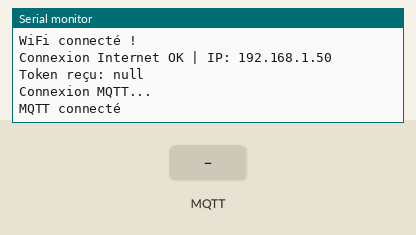
The sketch below on a simulated ESP32. Shown: the last lines printed to the serial monitor. The test bench sets the inputs (shaded band). WiFi joins after 1.5 s; servers stay silent unless stated; uploads are accepted with an empty reply; no MQTT or app messages arrive unless stated.

Above: at 2.9 s.
3.0 s: MQTT message "1" arrives on the first subscribed topic
At 4.0 s:
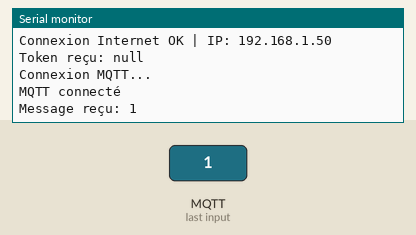
4.5 s: MQTT message "on" arrives on the first subscribed topic
At 5.1 s:
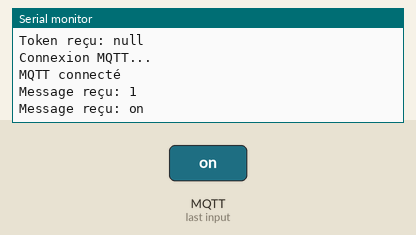
6.0 s: MQTT message "off" arrives on the first subscribed topic
At 7.4 s:
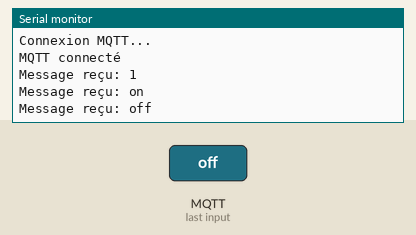

The sketch:

Test.ino
```cpp
#include <WiFi.h>
#include <WiFiClientSecure.h>
#include <HTTPClient.h>
#include <PubSubClient.h>
#include <ArduinoJson.h>

// ===== WIFI =====
const char* ssid = "Orange-9173";
const char* password = "6NAEhdHhFR9";

// ===== API =====
const char* apiUrl = "https://projet-integrateur-do3r.onrender.com/api/device/token";
String identifiant_user = "user_123";

// ===== MQTT (HiveMQ Cloud) =====
const char* mqtt_server = "b1d946f5edb84d23ade6058bd316610b.s1.eu.hivemq.cloud";
const int mqtt_port = 8883;

const char* mqtt_user = "agrico-tech";
const char* mqtt_pass = "Max123456";

WiFiClientSecure espClient;
PubSubClient client(espClient);

// ===== DEVICE =====
String device_id = "esp32_01";
String token = "";
String messageToSend = "Message par défaut";

// ===== TIMER =====
unsigned long lastMsg = 0;
const long interval = 120000; // 2 minutes

// ===== WIFI =====
void setup_wifi() {
  delay(10);
  WiFi.begin(ssid, password);

  while (WiFi.status() != WL_CONNECTED) {
    delay(500);
    Serial.print(".");
  }

  Serial.println("");
  Serial.println("WiFi connecté !");

  // ✅ Ligne ajoutée pour vérifier la connexion Internet
  Serial.print("Connexion Internet OK | IP: ");
  Serial.println(WiFi.localIP());
}

// ===== GET TOKEN =====
void getToken() {
  if (WiFi.status() == WL_CONNECTED) {
    HTTPClient http;

    http.begin(apiUrl);
    http.addHeader("Content-Type", "application/json");
    http.setTimeout(10000);

    StaticJsonDocument<200> doc;
    doc["identifiant_user"] = identifiant_user;

    String requestBody;
    serializeJson(doc, requestBody);

    int httpResponseCode = http.POST(requestBody);

    if (httpResponseCode > 0) {
      String response = http.getString();

      StaticJsonDocument<200> responseDoc;
      deserializeJson(responseDoc, response);

      token = responseDoc["token"].as<String>();
      Serial.println("Token reçu: " + token);
    } else {
      Serial.println("Erreur HTTP");
    }

    http.end();
  }
}

// ===== MQTT CALLBACK =====
void callback(char* topic, byte* payload, unsigned int length) {
  String message = "";

  for (int i = 0; i < length; i++) {
    message += (char)payload[i];
  }

  Serial.println("Message reçu: " + message);

  // Mise à jour du message envoyé
  messageToSend = message;
}

// ===== MQTT CONNECT =====
void reconnect() {
  while (!client.connected()) {
    Serial.println("Connexion MQTT...");

    if (client.connect(device_id.c_str(), mqtt_user, mqtt_pass)) {
      Serial.println("MQTT connecté");

      // Subscribe aux instructions
      String topic = "agriculture/" + device_id + "/instructions";
      client.subscribe(topic.c_str());

    } else {
      Serial.print("Erreur MQTT: ");
      Serial.println(client.state());
      delay(5000);
    }
  }
}

// ===== SETUP =====
void setup() {
  Serial.begin(115200);

  setup_wifi();

  // 🔐 TLS (obligatoire pour HiveMQ Cloud)
  espClient.setInsecure(); // mode test (pas de certificat)

  getToken(); // récupération token (utile pour ton système futur)

  client.setServer(mqtt_server, mqtt_port);
  client.setCallback(callback);
}

// ===== LOOP =====
void loop() {
  if (!client.connected()) {
    reconnect();
  }

  client.loop();

  unsigned long now = millis();

  if (now - lastMsg > interval) {
    lastMsg = now;

    String topic = "agriculture/" + device_id + "/data";

    StaticJsonDocument<200> doc;
    doc["message"] = messageToSend;
    doc["timestamp"] = millis();

    String payload;
    serializeJson(doc, payload);

    client.publish(topic.c_str(), payload.c_str());

    Serial.println("Message envoyé: " + payload);
  }
}
```

Measured:
- after the input at 3.0 s, the serial monitor: prints a new line at once (image 1)
- after the input at 4.5 s, the serial monitor: prints a new line at once (image 2)
- after the input at 6.0 s, the serial monitor: prints a new line at once (image 3)
